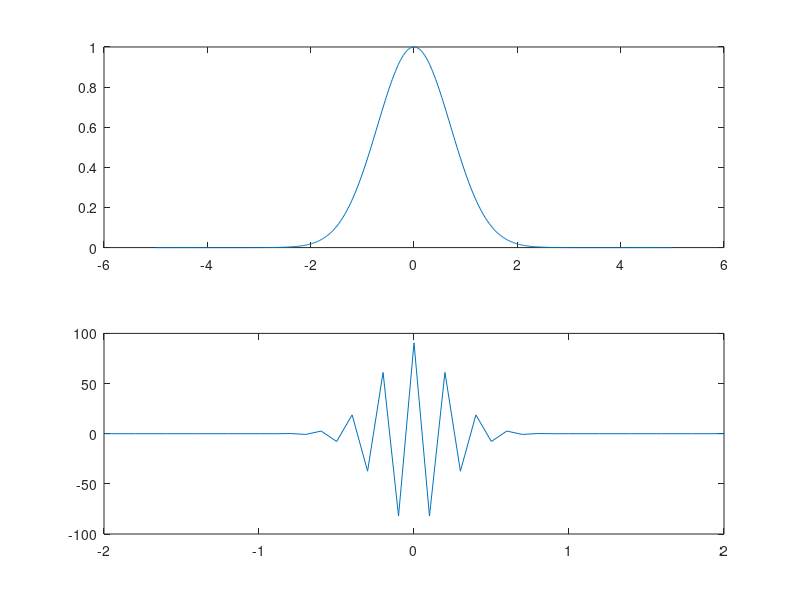

Recreate this plot in MATLAB.
% https://www.cyberforum.ru/matlab/thread1768452.html


%%%%%%%%%%%%%%%%%%%%%%%%%%%%%%%% 
%Вторая попытка расчета
N=512;%Число точек
T=10;%Интервал времени
dt=T/(N-1);
t=linspace(-5,5,N);%Задание вектора времени
f=exp(-t.^2);%Вычисление дискретной функции
F=fft(f);%Вычисление преобразования Фурье
subplot(211);
plot(t,f);%Отрисовка исходной функции
F1=F(1:N/2+1);%Выделение первых N/2+1 (положительные частоты)
F2=F(N/2+1:N);%Выделение спектра отрицательных частот
F=[F2,F1];%Объединение спектра
%Вычисление вектора частот
dnu=(N-1)/(N*T);%Шаг частоты
nuNyq=1/(2*dt);%Частота Найквиста
nu=-nuNyq+dnu*(0:N); 
subplot(212);
plot(nu(N/2+1-20:N/2+1+20),real(F(N/2+1-20:N/2+1+20)))
